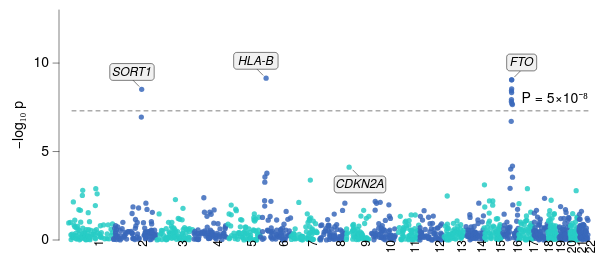

Write a Vega-Lite specification for this figure.
### Vega-Lite specification from a JSON file in a GitHub repository (floating-point values rounded to 4 significant figures; data arrays with more than 128 entries replaced by an {"elided": "..."} marker saying what was removed)
{"background": null, "config": {"arc": {"fill": "#DBDBDB", "fillOpacity": 1.0, "innerRadius": 28.75, "padAngle": 0.03, "stroke": "black", "strokeOpacity": 1, "strokeWidth": 0.25}, "area": {"fill": "#DBDBDB", "fillOpacity": 1.0, "stroke": "black", "strokeOpacity": 1, "strokeWidth": 0.25}, "axis": {"domain": true, "domainCap": "round", "domainColor": "black", "domainWidth": 0.25, "grid": false, "gridCap": "round", "gridColor": "#F1F1F1", "gridDash": [0, 0], "gridOpacity": 1.0, "gridWidth": 0.25, "labelColor": "black", "labelFont": "Helvetica Neue", "labelFontSize": 7, "labelFontStyle": "normal", "labelFontWeight": 400, "offset": 4.5, "ticks": true, "tickCap": "round", "tickColor": "black", "tickRound": false, "tickSize": 3, "tickWidth": 0.25, "titleColor": "black", "titleFont": "Helvetica Neue", "titleFontSize": 7, "titleFontStyle": "normal", "titleFontWeight": 400}, "axisX": {"domain": true, "labelAlign": "center", "labelAngle": 0, "labels": true, "ticks": true, "translate": 0}, "axisY": {"domain": true, "labelAlign": "right", "labelAngle": 0, "labels": true, "ticks": true, "translate": 0}, "axisRight": {"domain": true, "labelAlign": "left", "labelAngle": 0, "labels": true, "ticks": true, "translate": 0}, "axisTop": {"domain": true, "labelAlign": "center", "labelAngle": 0, "labels": true, "ticks": true, "translate": 0}, "axisBand": {"tickOffset": 0}, "bar": {"fill": "#DBDBDB", "fillOpacity": 1.0, "stroke": "black", "strokeOpacity": 1, "strokeWidth": 0.25}, "boxplot": {"size": 10.35, "ticks": {"cornerRadius": 0.25, "fill": "black", "opacity": 1, "size": 5.175, "thickness": 0.25}, "box": {"fillOpacity": 1.0, "stroke": "black", "strokeOpacity": 1, "strokeWidth": 0.25}, "median": {"cornerRadius": 0, "fill": "black", "fillOpacity": 1.0, "opacity": 1, "size": 10.35, "thickness": 0.25}, "rule": {"fill": "black", "fillOpacity": 1.0, "size": 11.5, "stroke": "black", "strokeDash": [0, 0], "strokeOpacity": 1, "strokeWidth": 0.25}, "outliers": {"color": "black", "fill": "black", "fillOpacity": 1.0, "size": 0, "stroke": "black", "strokeOpacity": 1, "strokeWidth": 0.25}}, "circle": {"fill": "black", "fillOpacity": 1.0, "size": 0.575, "stroke": null, "strokeOpacity": 1, "strokeWidth": 0.25}, "errorband": {"band": {"fillOpacity": 0.6, "stroke": null, "strokeWidth": 0.25, "strokeOpacity": 1}, "borders": {"opacity": 0, "strokeOpacity": 0.25, "strokeWidth": 1}}, "errorbar": {"opacity": 1, "rule": {"strokeDash": [0, 0], "strokeWidth": 0.25}, "ticks": {"color": "black", "cornerRadius": 0.125, "opacity": 1, "size": 6.9, "thickness": 0.25}, "thickness": 0.25}, "font": "Helvetica Neue", "geoshape": {"fill": "#DBDBDB", "fillOpacity": 1.0, "stroke": "black", "strokeOpacity": 1, "strokeWidth": 0.25}, "header": {"labelColor": "black", "labelFont": "Helvetica Neue", "labelFontSize": 7, "labelFontStyle": "normal", "labelFontWeight": 400, "titleColor": "black", "titleFont": "Helvetica Neue", "titleFontSize": 7, "titleFontStyle": "normal", "titleFontWeight": 400, "titlePadding": 0}, "legend": {"disable": false, "offset": 4.5, "titlePadding": 4, "labelOffset": 2, "gradientLabelOffset": 2, "gradientLength": 57.5, "gradientThickness": 5.75, "gradientOpacity": 1.0, "gradientStrokeColor": "black", "gradientStrokeWidth": 0.25, "labelColor": "black", "labelFont": "Helvetica Neue", "labelFontSize": 7, "labelFontStyle": "normal", "labelFontWeight": 400, "strokeColor": "black", "strokeWidth": 0, "symbolSize": 42, "symbolStrokeColor": "black", "symbolStrokeWidth": 0.25, "titleColor": "black", "titleFont": "Helvetica Neue", "titleFontSize": 7, "titleFontStyle": "normal", "titleFontWeight": 400}, "line": {"color": "black", "stroke": "black", "strokeCap": "round", "strokeDash": [0, 0], "strokeOpacity": 1, "strokeWidth": 0.375}, "point": {"filled": true, "fill": "#DBDBDB", "fillOpacity": 1.0, "size": 5.75, "stroke": "black", "strokeOpacity": 1, "strokeWidth": 0.25}, "range": {"category": ["#C6D9F1", "#F1C9CB", "#FEF0B9", "#CEE37A", "#7AA8E0", "#E589A3", "#FDDD5D", "#68B961", "#4177B1", "#C35082", "#E5C227", "#438156"], "diverging": {"scheme": ["#C35082", "#CE6D94", "#D989A7", "#E2A4BA", "#EABFCE", "#F1DBE2", "#F6F6F6", "#D7E0EB", "#B9CBE0", "#9BB6D5", "#7DA1C9", "#5F8CBD", "#4177B1"]}, "heatmap": {"scheme": ["#32022B", "#43044D", "#4C196E", "#4D338C", "#484DA6", "#3A68BB", "#1D83CA", "#1D9CCB", "#23B5C9", "#28CDC5", "#4DE0B4", "#91EE9F"]}, "ordinal": {"scheme": ["#F1F1F1", "#DBDBDB", "#C6C6C6", "#B2B2B2", "#9D9D9D", "#898989", "#767676", "#636363", "#515151", "#404040", "#2F2F2F", "#1F1F1F"]}, "ramp": {"scheme": ["#32022B", "#43044D", "#4C196E", "#4D338C", "#484DA6", "#3A68BB", "#1D83CA", "#1D9CCB", "#23B5C9", "#28CDC5", "#4DE0B4", "#91EE9F"]}}, "rule": {"color": "black", "stroke": "black", "strokeCap": "round", "strokeDash": [2, 2], "strokeOpacity": 1, "strokeWidth": 0.25}, "scale": {"bandPaddingInner": 0.1, "bandPaddingOuter": 0.1, "round": false}, "rect": {"fill": "#DBDBDB", "fillOpacity": 1.0, "stroke": "black", "strokeOpacity": 1, "strokeWidth": 0.25}, "square": {"fill": "#DBDBDB", "fillOpacity": 1.0, "size": 11.5, "stroke": "black", "strokeOpacity": 1, "strokeWidth": 0.25}, "text": {"color": "black", "font": "Helvetica Neue", "fontSize": 7, "fontStyle": "normal", "fontWeight": 400}, "tick": {"color": "black", "cornerRadius": 0.125, "opacity": 1.0, "size": 10.35, "thickness": 0.25}, "title": {"anchor": "middle", "frame": "group", "color": "black", "font": "Helvetica Neue", "fontSize": 7, "fontStyle": "normal", "fontWeight": 400, "subtitleColor": "black", "subtitleFont": "Helvetica Neue", "subtitleFontSize": "Helvetica Neue", "subtitleFontStyle": "normal", "subtitleFontWeight": 400}, "trail": {"color": "black", "opacity": 1, "size": 0.375}, "view": {"continuousWidth": 260, "continuousHeight": 115, "discreteWidth": 260, "discreteHeight": 115, "fill": null, "stroke": null, "strokeWidth": 0.25}}, "layer": [{"data": {"name": "data-03186213ed5e726b81dd02ff130392d8"}, "mark": {"type": "circle", "opacity": 0.85, "size": 7}, "encoding": {"color": {"field": "parity", "legend": null, "scale": {"range": ["#3A68BB", "#28CDC5"]}, "type": "nominal"}, "x": {"axis": {"labels": false, "ticks": true, "titlePadding": 13, "values": [124.5, 370.5, 591.0, 785.5, 971.5, 1148.0, 1312.0, 1464.0, 1606.0, 1742.0, 1876.0, 2010.0, 2134.0, 2244.0, 2349.0, 2445.0, 2532.0, 2613.0, 2682.0, 2744.0, 2800.0, 2850.0]}, "field": "pos", "scale": {"domain": [0, 2875.0], "nice": false}, "title": "Chromosome", "type": "quantitative"}, "y": {"field": "logp", "scale": {"domain": [0, 13]}, "title": "−log₁₀ p", "type": "quantitative"}}}, {"layer": [{"data": {"values": [{"__dysonsphere__": 1}]}, "mark": {"type": "rule", "opacity": 1.0, "strokeDash": [2, 2]}, "encoding": {"y": {"datum": 7.3}}}, {"data": {"values": [{"__dysonsphere__": 1}]}, "mark": {"type": "text", "align": "right", "baseline": "bottom", "dx": 0, "dy": -3, "fontSize": 7}, "encoding": {"text": {"value": "P = 5×10⁻⁸"}, "x": {"value": 260}, "y": {"datum": 7.3}}}]}, {"layer": [{"data": {"values": [{"__dysonsphere__": 1}]}, "mark": {"type": "rule", "strokeDash": [0, 0]}, "encoding": {"x": {"datum": 392.7, "scale": {"domain": [0, 2875.0], "nice": false, "padding": 0, "zero": false}}, "x2": {"datum": 357.6}, "y": {"datum": 8.687, "scale": {"domain": [0, 13], "nice": false, "padding": 0, "zero": false}}, "y2": {"datum": 9.05}}}, {"data": {"values": [{"__dysonsphere__": 1}]}, "mark": {"type": "rect", "cornerRadius": 1.5, "fill": "#F1F1F1", "fillOpacity": 1.0, "height": 8.4, "stroke": "black", "strokeWidth": 0.25, "width": 22.2}, "encoding": {"x": {"datum": 353.7}, "xOffset": {"value": 0.0}, "y": {"datum": 9.497}, "yOffset": {"value": 0.0}}}, {"data": {"values": [{"__dysonsphere__": 1}]}, "mark": {"type": "text", "align": "center", "baseline": "middle", "fontSize": 6, "fontStyle": "italic"}, "encoding": {"text": {"value": "SORT1"}, "x": {"datum": 353.7}, "y": {"datum": 9.497}}}, {"data": {"values": [{"__dysonsphere__": 1}]}, "mark": {"type": "rule", "strokeDash": [0, 0]}, "encoding": {"x": {"datum": 1078.0}, "x2": {"datum": 1043.0}, "y": {"datum": 9.318}, "y2": {"datum": 9.681}}}, {"data": {"values": [{"__dysonsphere__": 1}]}, "mark": {"type": "rect", "cornerRadius": 1.5, "fill": "#F1F1F1", "fillOpacity": 1.0, "height": 8.4, "stroke": "black", "strokeWidth": 0.25, "width": 22.2}, "encoding": {"x": {"datum": 1039.0}, "xOffset": {"value": 0.0}, "y": {"datum": 10.13}, "yOffset": {"value": 0.0}}}, {"data": {"values": [{"__dysonsphere__": 1}]}, "mark": {"type": "text", "align": "center", "baseline": "middle", "fontSize": 6, "fontStyle": "italic"}, "encoding": {"text": {"value": "HLA-B"}, "x": {"datum": 1039.0}, "y": {"datum": 10.13}}}, {"data": {"values": [{"__dysonsphere__": 1}]}, "mark": {"type": "rule", "strokeDash": [0, 0]}, "encoding": {"x": {"datum": 1575.0}, "x2": {"datum": 1610.0}, "y": {"datum": 3.95}, "y2": {"datum": 3.587}}}, {"data": {"values": [{"__dysonsphere__": 1}]}, "mark": {"type": "rect", "cornerRadius": 1.5, "fill": "#F1F1F1", "fillOpacity": 1.0, "height": 8.4, "stroke": "black", "strokeWidth": 0.25, "width": 25.8}, "encoding": {"x": {"datum": 1614.0}, "xOffset": {"value": 0.0}, "y": {"datum": 3.14}, "yOffset": {"value": 0.0}}}, {"data": {"values": [{"__dysonsphere__": 1}]}, "mark": {"type": "text", "align": "center", "baseline": "middle", "fontSize": 6, "fontStyle": "italic"}, "encoding": {"text": {"value": "CDKN2A"}, "x": {"datum": 1614.0}, "y": {"datum": 3.14}}}, {"data": {"values": [{"__dysonsphere__": 1}]}, "mark": {"type": "rule", "strokeDash": [0, 0]}, "encoding": {"x": {"datum": 2469.0}, "x2": {"datum": 2504.0}, "y": {"datum": 9.223}, "y2": {"datum": 9.586}}}, {"data": {"values": [{"__dysonsphere__": 1}]}, "mark": {"type": "rect", "cornerRadius": 1.5, "fill": "#F1F1F1", "fillOpacity": 1.0, "height": 8.4, "stroke": "black", "strokeWidth": 0.25, "width": 15.0}, "encoding": {"x": {"datum": 2508.0}, "xOffset": {"value": 0.0}, "y": {"datum": 10.03}, "yOffset": {"value": 0.0}}}, {"data": {"values": [{"__dysonsphere__": 1}]}, "mark": {"type": "text", "align": "center", "baseline": "middle", "fontSize": 6, "fontStyle": "italic"}, "encoding": {"text": {"value": "FTO"}, "x": {"datum": 2508.0}, "y": {"datum": 10.03}}}]}, {"data": {"name": "data-3e1fcf51e367258f6d81ebbe89236a2e"}, "mark": {"type": "text", "align": "right", "angle": 270, "baseline": "middle", "dy": 4, "fontSize": 6}, "encoding": {"text": {"field": "chrom", "type": "nominal"}, "x": {"axis": null, "field": "pos", "type": "quantitative"}, "y": {"value": 115}}}], "$schema": "https://vega.github.io/schema/vega-lite/v6.4.1.json", "datasets": {"data-03186213ed5e726b81dd02ff130392d8": {"elided": "1213 records"}, "data-3e1fcf51e367258f6d81ebbe89236a2e": [{"pos": 124.5, "chrom": "1"}, {"pos": 370.5, "chrom": "2"}, {"pos": 591.0, "chrom": "3"}, {"pos": 785.5, "chrom": "4"}, {"pos": 971.5, "chrom": "5"}, {"pos": 1148.0, "chrom": "6"}, {"pos": 1312.0, "chrom": "7"}, {"pos": 1464.0, "chrom": "8"}, {"pos": 1606.0, "chrom": "9"}, {"pos": 1742.0, "chrom": "10"}, {"pos": 1876.0, "chrom": "11"}, {"pos": 2010.0, "chrom": "12"}, {"pos": 2134.0, "chrom": "13"}, {"pos": 2244.0, "chrom": "14"}, {"pos": 2349.0, "chrom": "15"}, {"pos": 2445.0, "chrom": "16"}, {"pos": 2532.0, "chrom": "17"}, {"pos": 2613.0, "chrom": "18"}, {"pos": 2682.0, "chrom": "19"}, {"pos": 2744.0, "chrom": "20"}, {"pos": 2800.0, "chrom": "21"}, {"pos": 2850.0, "chrom": "22"}]}}
